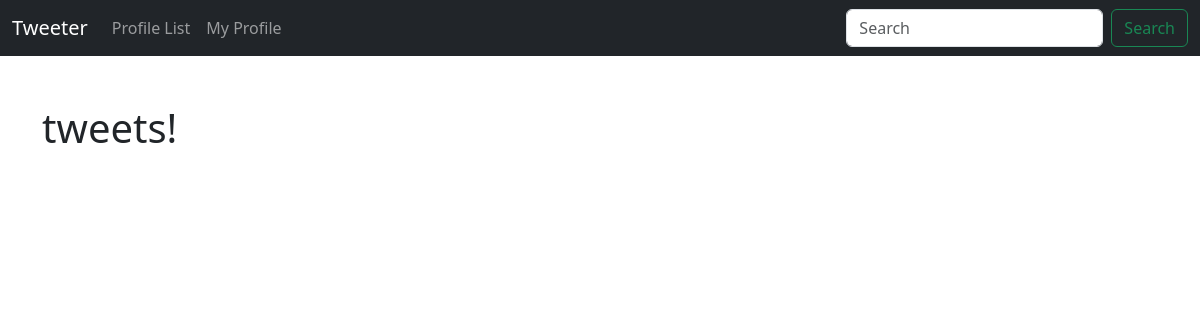
The app's page / (signed in), older data.
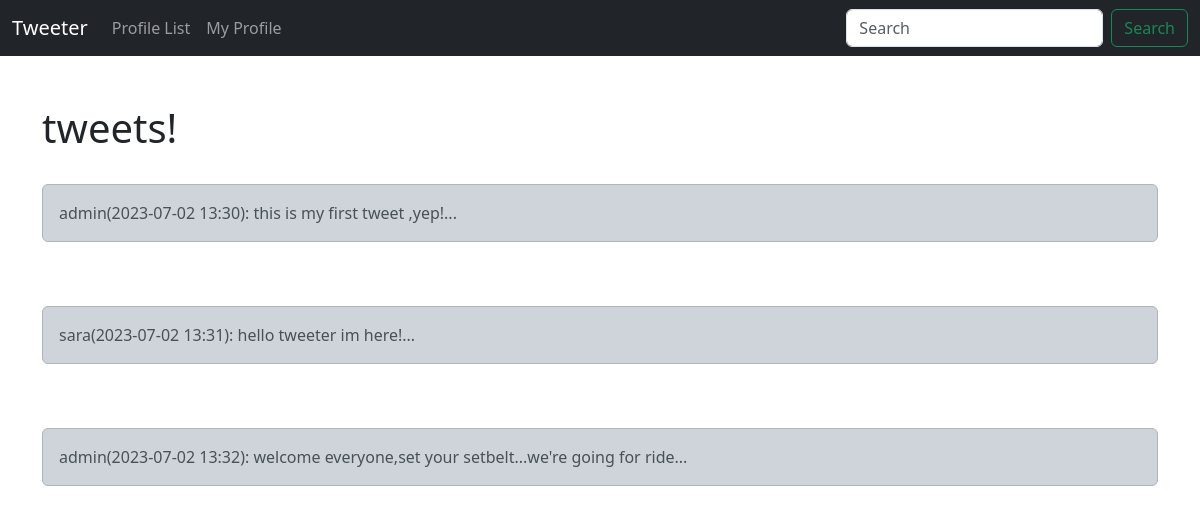
The same page, newer data.
### tweeter/models.py (models this page shows)
class tweet(models.Model):
    user = models.ForeignKey(
        User, related_name="tweet",
        on_delete=models.DO_NOTHING
        )
    body = models.CharField(max_length=200)
    created_at = models.DateTimeField(auto_now_add=True)
    def __str__(self) -> str:
        return(
            f"{self.user}"
            f"({self.created_at:%Y-%m-%d %H:%M}): "
            f"{self.body}..."
        )

### tweeter/views.py (the view)
# urls.py: path('', views.home, name="home"),
def home(request):
    if request.user.is_authenticated:
        tweets = tweet.objects.all().order_by("created_at")
    return render(request, 'home.html', {"tweets":tweets})

### tweeter/templates/home.html
{% extends 'base.html' %}
{% block content %}
    <h1> tweets!  </h1>
<br/>
    {% for tweet in tweets %}
        <div class="alert alert-dark" role="alert">
            {{ tweet }}
        </div><br/><br/>
    {% endfor %}
{% endblock %}

Row changes from the older to the newer data that the page shows:
added tweet: user+created_at+body "admin(2023-07-02 13:30): this is my first tweet ,yep!..."
added tweet: user+created_at+body "sara(2023-07-02 13:31): hello tweeter im here!..."
added tweet: user+created_at+body "admin(2023-07-02 13:32): welcome everyone,set your setbelt...we're going for ride..."
